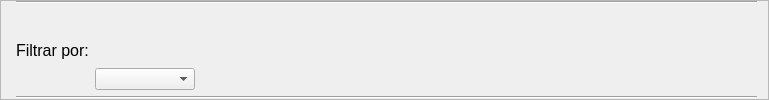
               <widget class="QFrame" name="frame_7">
                <property name="frameShape">
                 <enum>QFrame::StyledPanel</enum>
                </property>
                <property name="frameShadow">
                 <enum>QFrame::Raised</enum>
                </property>
                <layout class="QGridLayout" name="gridLayout_10">
                 <property name="leftMargin">
                  <number>15</number>
                 </property>
                 <property name="topMargin">
                  <number>0</number>
                 </property>
                 <property name="bottomMargin">
                  <number>0</number>
                 </property>
                 <item row="0" column="0" colspan="3">
                  <widget class="Line" name="line_6">
                   <property name="orientation">
                    <enum>Qt::Horizontal</enum>
                   </property>
                  </widget>
                 </item>
                 <item row="1" column="0" rowspan="2">
                  <widget class="QLabel" name="admin_label_filtrarPor">
                   <property name="font">
                    <font>
                     <pointsize>12</pointsize>
                    </font>
                   </property>
                   <property name="text">
                    <string>Filtrar por:</string>
                   </property>
                  </widget>
                 </item>
                 <item row="2" column="1">
                  <widget class="QComboBox" name="admin_combobox_filtrarPor">
                   <property name="minimumSize">
                    <size>
                     <width>100</width>
                     <height>0</height>
                    </size>
                   </property>
                   <property name="editable">
                    <bool>false</bool>
                   </property>
                   <property name="sizeAdjustPolicy">
                    <enum>QComboBox::AdjustToContents</enum>
                   </property>
                  </widget>
                 </item>
                 <item row="2" column="2">
                  <spacer name="horizontalSpacer_14">
                   <property name="orientation">
                    <enum>Qt::Horizontal</enum>
                   </property>
                   <property name="sizeHint" stdset="0">
                    <size>
                     <width>556</width>
                     <height>20</height>
                    </size>
                   </property>
                  </spacer>
                 </item>
                 <item row="3" column="0" colspan="3">
                  <widget class="Line" name="line_7">
                   <property name="orientation">
                    <enum>Qt::Horizontal</enum>
                   </property>
                  </widget>
                 </item>
                </layout>
               </widget>
